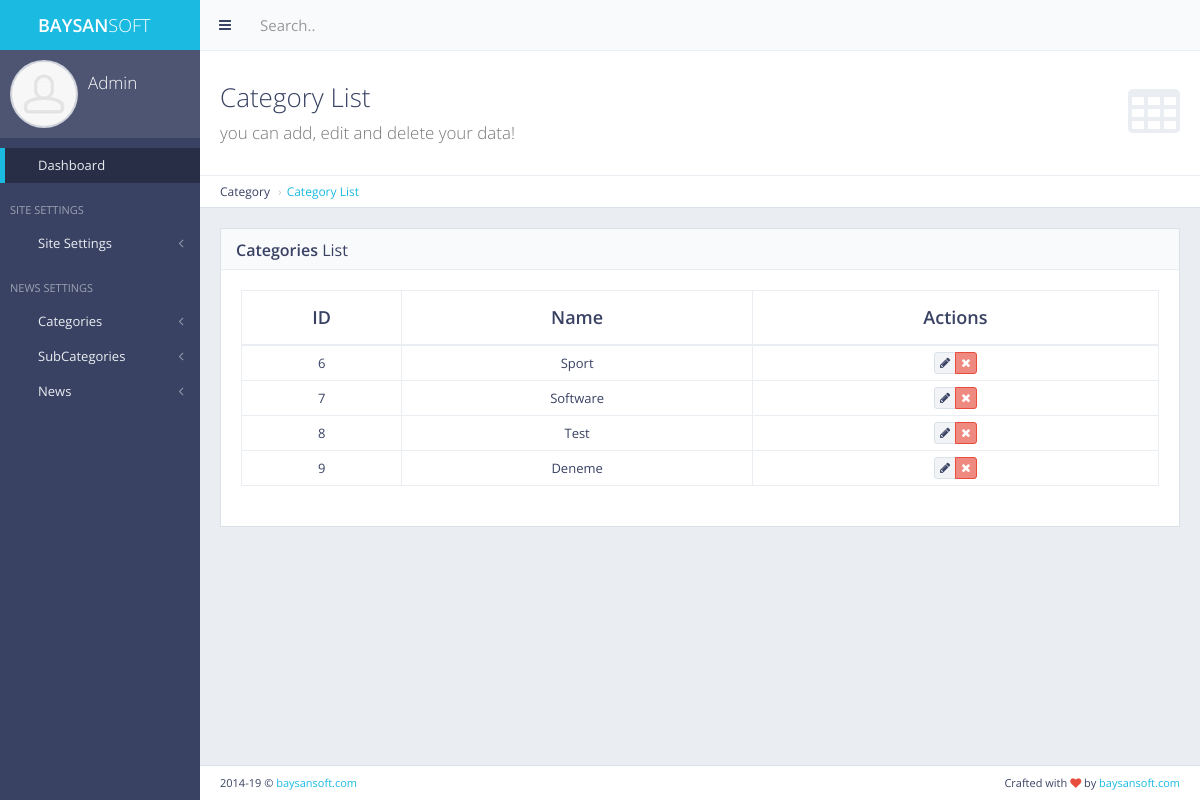
The app's page /panel/category/list/ (signed in) with its own data.
### category/models.py (models this page shows, shortened)
class Category(models.Model):
    name = models.CharField(max_length=255)
    count = models.IntegerField(default=0)
    class Meta:
        verbose_name = "Category"
        verbose_name_plural = "Categories"

### panel/views.py (the view)
# urls.py: path('category/list/', views.category_list, name='category_list'),
def category_list(request):
    if not request.user.is_authenticated:  # eğer mevcut kullanıcı authenticate değilse
        return redirect('main:my_login')
    categories = Category.objects.all()
    context = {
        'categories': categories
    }
    return render(request, 'back/category_list.html', context=context)

### category/context_processor.py (called while the page is built)
def get_categories(request):  # template'a direkt veri yolluyor
    get_categories = Category.objects.all()
    return dict(
        get_categories=get_categories)  # get_categories diyerek direkt template'den çağırabiliriz. Sözlük olarak döndürür.

### main/context_processors.py (called while the page is built)
def get_site_settings(request):
    site = Main.objects.first()
    return dict(site_settings=site)

### news/context_processors.py (called while the page is built)
def get_last_news(request):
    get_last_news = News.objects.all().order_by('-date')[:3]
    return dict(get_last_news=get_last_news)

def get_popular_posts(request):  # bu şekilde tek fonksiyon ile 2 veri seti döndürebiliriz
    get_popular_posts = News.objects.all().order_by('-show')
    get_popular_posts_detail = News.objects.all().order_by('-show')[:3]
    get_popular_posts_home = News.objects.all().order_by('-show')[:3]
    return dict(get_popular_posts=get_popular_posts, get_popular_posts_detail=get_popular_posts_detail,
                get_popular_posts_home=get_popular_posts_home)

### subcategory/context_processors.py (called while the page is built)
def get_subcategories(request):
    get_subcategories = SubCategory.objects.all()
    return dict(get_subcategories=get_subcategories)

### templates/back/category_list.html (shortened to what this page needs)
{% extends 'back/layout.html' %}
{% load static %}
{% block body %}
    <div class="content-header">
        <div class="header-section">
            <h1>
                <i class="fa fa-table"></i>Category List<br><small>you can add, edit and delete your data!</small>
            </h1>
        </div>
    </div>
    <ul class="breadcrumb breadcrumb-top">
        <li>Category</li>
        <li><a href="{% url 'panel:category_list' %}">Category List</a></li>
    </ul>
    <div class="block full">
        <div class="block-title">
            <h2><strong>Categories</strong> List</h2>
        </div>
        <div class="table-responsive">
            <table id="example-datatable" class="table table-vcenter table-condensed table-bordered">
                <thead>
                <tr>
                    <th class="text-center">ID</th>
                    <th class="text-center">Name</th>
                    <th class="text-center">Actions</th>
                </tr>
                </thead>
                <tbody>
                {% for cat in categories %}
                    <tr>
                        <td class="text-center">{{ cat.id }}</td>
                        <td class="text-center">{{ cat.name }}</td>
                        <td class="text-center">
                            <div class="btn-group">
                                <a href="" data-toggle="tooltip" title="Edit"
                                   class="btn btn-xs btn-default"><i class="fa fa-pencil"></i></a>
                                <a href="{% url 'panel:category_delete' pk=cat.pk %}" data-toggle="tooltip"
                                   title="Delete"
                                   class="btn btn-xs btn-danger"><i class="fa fa-times"></i></a>
                            </div>
                        </td>
                    </tr>
                {% endfor %}
                </tbody>
            </table>
        </div>
    </div>
{% endblock body %}

### staticfiles/back/css/main.css (style rules this page uses)
body { font-family: "Open Sans", "Helvetica Neue", Helvetica, Arial, sans-serif; color: #394263; font-size: 13px; background-color: #222222; }
.content-header { background-color: #ffffff; border-top: 1px solid #eaedf1; border-bottom: 1px solid #dbe1e8; }
.content-header h1, .content-header h2 { margin: 0; font-size: 26px; line-height: 32px; }
.header-section h1 i { font-size: 56px; float: right; margin: 2px 0 0 10px; color: #eaedf1; margin: 0 0 0 10px; line-height: 64px; }
.header-section { padding: 30px 10px; }
.content-header, .content-top { margin: -10px -5px 10px; }
.block { margin: 0 0 10px; padding: 20px 15px 1px; background-color: #ffffff; border: 1px solid #dbe1e8; }
.block.full { padding: 20px 15px; }
.block-title { margin: -20px -15px 20px; background-color: #f9fafc; border-bottom: 1px solid #eaedf1; }
.block-title h1, .block-title h2, .block-title h3, .block-title h4, .block-title h5, .block-title h6 { display: inline-block; font-size: 16px; line-height: 1.4; margin: 0; padding: 10px 16px 7px; font-weight: normal; }
.block-title h1, .block-title h2, .block-title h3 { padding-left: 15px; padding-right: 15px; }
h1, h2, h3, h4, h5, h6, .h1, .h2, .h3, .h4, .h5, .h6 { font-family: "Open Sans", "Helvetica Neue", Helvetica, Arial, sans-serif; font-weight: 300; }
h1 small, h2 small, h3 small, h4 small, h5 small, h6 small, .h1 small, .h2 small, .h3 small, .h4 small, .h5 small, .h6 small, h1 .small, h2 .small, h3 .small, h4 .small, h5 .small, h6 .small, .h1 .small, .h2 .small, .h3 .small, .h4 .small, .h5 .small, .h6 .small { font-weight: 300; color: #777777; }
h1, h2, h3 { margin-bottom: 15px; }
.text-primary, .text-primary:hover, a, a:hover, a:focus, a.text-primary, a.text-primary:hover, a.text-primary:focus { color: #1bbae1; }
b, strong { font-weight: 600; }
ul, ol { padding-left: 30px; }
.table.table-vcenter th, .table.table-vcenter td { vertical-align: middle; }
.table thead > tr > th { font-size: 18px; font-weight: 600; }
.table thead > tr > th, .table thead > tr > td, .table tfoot > tr > th, .table tfoot > tr > td { padding-top: 14px; padding-bottom: 14px; }
.table thead > tr > th, .table tbody > tr > th, .table tfoot > tr > th, .table thead > tr > td, .table tbody > tr > td, .table tfoot > tr > td, .table tbody + tbody, .table-bordered, .table-bordered > thead > tr > th, .table-bordered > tbody > tr > th, .table-bordered > tfoot > tr > th, .table-bordered > thead > tr > td, .table-bordered > tbody > tr > td, .table-bordered > tfoot > tr > td { border-color: #eaedf1; }
.breadcrumb { background-color: #ffffff; }
.breadcrumb-top { margin: -10px -5px 10px; padding: 7px 10px; border-top: 1px solid #eaedf1; border-bottom: 1px solid #dbe1e8; font-size: 12px; }
.content-header + .breadcrumb-top, .breadcrumb-top + .content-header { margin-top: -11px; }
.breadcrumb > li + li:before { content: "\203a"; }
.btn { margin: 1px 0; background-color: #ffffff; }
.btn-default { background-color: #f1f3f6; border-color: #dbe1e8; color: #394263; }
.btn-danger { background-color: #ef8a80; border-color: #e74c3c; color: #ffffff; }
p, .table, .alert, .carousel { margin-bottom: 20px; }
.navbar-form-custom .form-control, .navbar, .dropdown-menu, .tooltip-inner, .breadcrumb, .alert.alert-alt { border-radius: 0; }
@media screen and (min-width: 768px) { .header-section, .breadcrumb-top, .block, .block.full, .modal-body, #page-content + footer { padding-left: 20px; padding-right: 20px; } }
@media screen and (min-width: 768px) { .content-header, .content-top, .breadcrumb-top { margin: -20px -20px 20px; } }
@media screen and (min-width: 768px) { .content-header + .breadcrumb-top, .breadcrumb-top + .content-header { margin-top: -21px; } }
@media screen and (min-width: 768px) { .block, .widget { margin-bottom: 20px; } }
@media screen and (min-width: 768px) { .block-title, .block-top { margin-left: -20px; margin-right: -20px; } }

### records on screen
Category: id "6", name "Sport"
Category: id "7", name "Software"
Category: id "8", name "Test"
Category: id "9", name "Deneme"
